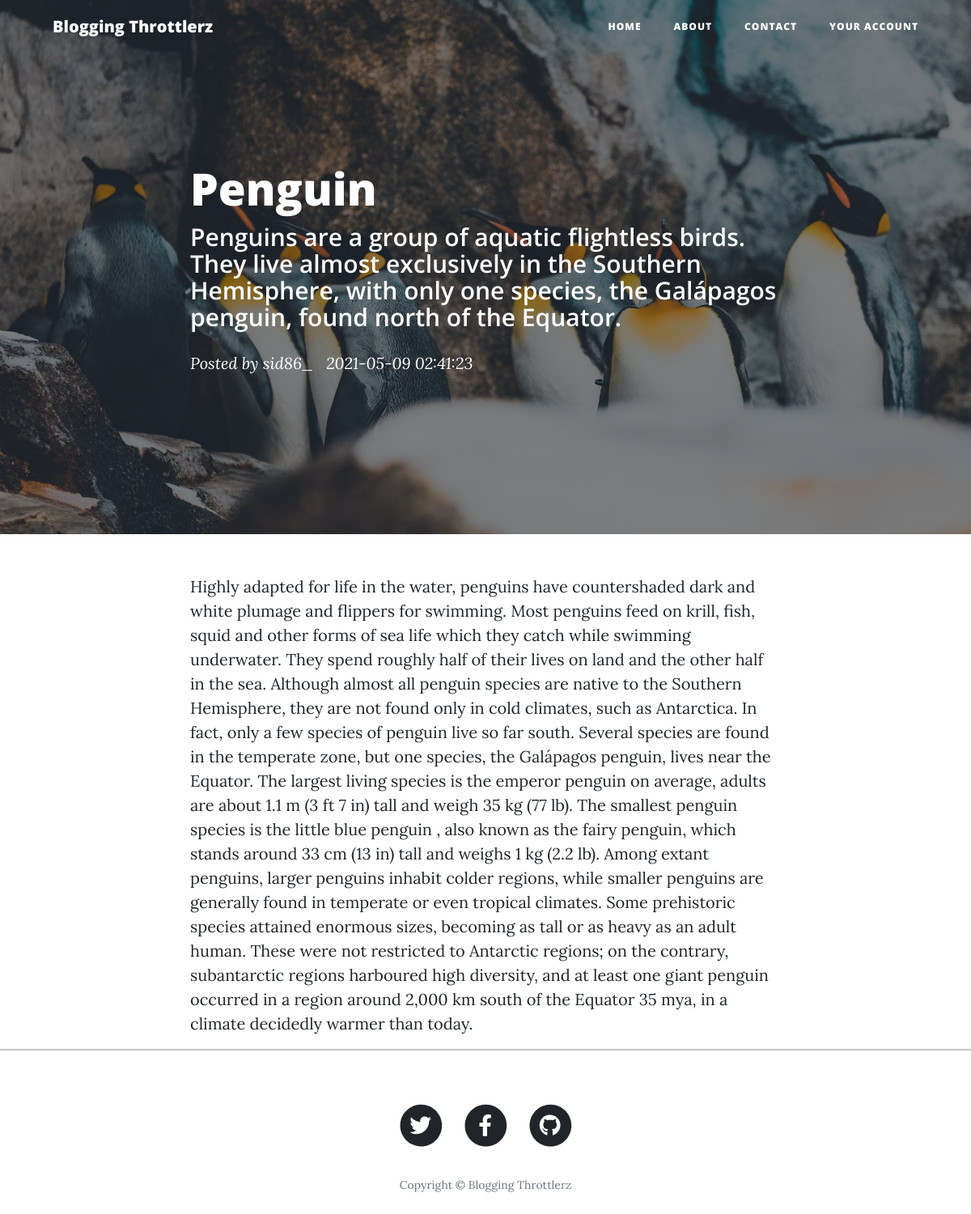
The app's page /post/penguin-blog with its own data.
### app.py (models this page shows)
class Posts(db.Model):
    sno = db.Column(db.Integer, primary_key=True)
    title = db.Column(db.String(50), nullable=False)
    sub_title = db.Column(db.String(120), nullable=False)
    slug = db.Column(db.String(25), nullable=False)
    content = db.Column(db.String(400), nullable=False)
    date = db.Column(db.DateTime, default=datetime.utcnow)
    img_file = db.Column(db.String(15), nullable=False)

### app.py (the view)
@app.route('/post/<string:post_slug>', methods=['GET'])
def post_route(post_slug):
    post = Posts.query.filter_by(slug=post_slug).first()
    return render_template('post.html', params=params, post=post)

### templates/post.html
{% extends "base.html" %}
{% block body %}
{% set fname = 'assets/img/' + post.img_file  %}
<header class="masthead" style="background-image: url('{{ url_for('static', filename = fname)}}')">
    <div class="overlay"></div>
    <div class="container">
        <div class="row">
            <div class="col-lg-8 col-md-10 mx-auto">
                <div class="post-heading">
                    <h1>{{post.title}}</h1>
                    <h2 class="subheading">{{post.sub_title}}</h2>
                    <span class="meta">
                        Posted by
                        <a href="#!">{{params['admin_user']}} &nbsp</a>
                        {{post.date}}
                    </span>
                </div>
            </div>
        </div>
    </div>
</header>
<article>
    <div class="container">
        <div class="row">
            <div class="col-lg-8 col-md-10 mx-auto">
                {{post.content}}
            </div>
        </div>
    </div>
</article>
<hr />
{% endblock %}

### templates/base.html (style rules this page uses)
html, body { width: 100%; height: 100%; margin: 0px; padding: 0px; overflow-x: hidden; }

### records on screen
Posts: title "Penguin", sub_title "Penguins are a group of aquatic flightless birds. They live almost exclusively in the Southern Hemisphere, with only one species, the Galápagos penguin, found north of the Equator.", date "2021-05-09 02:41:23", content "Highly adapted for life in the water, penguins have countershaded dark and white plumage and flippers for swimming. Most penguins feed on krill, fish, squid and other forms of sea life which they catch while swimming underwater. They spend roughly half of their lives on land and the other half in the sea. Although almost all penguin species are native to the Southern Hemisphere, they are not found only in cold climates, such as Antarctica. In fact, only a few species of penguin live so far south. Several species are found in the temperate zone, but one species, the Galápagos penguin, lives near the Equator. The largest living species is the emperor penguin on average, adults are about 1.1 m…"

### other values on screen
{{ params['page_title'] }} "Blogging Throttlerz"
{{ params['admin_user'] }} "sid86_"
